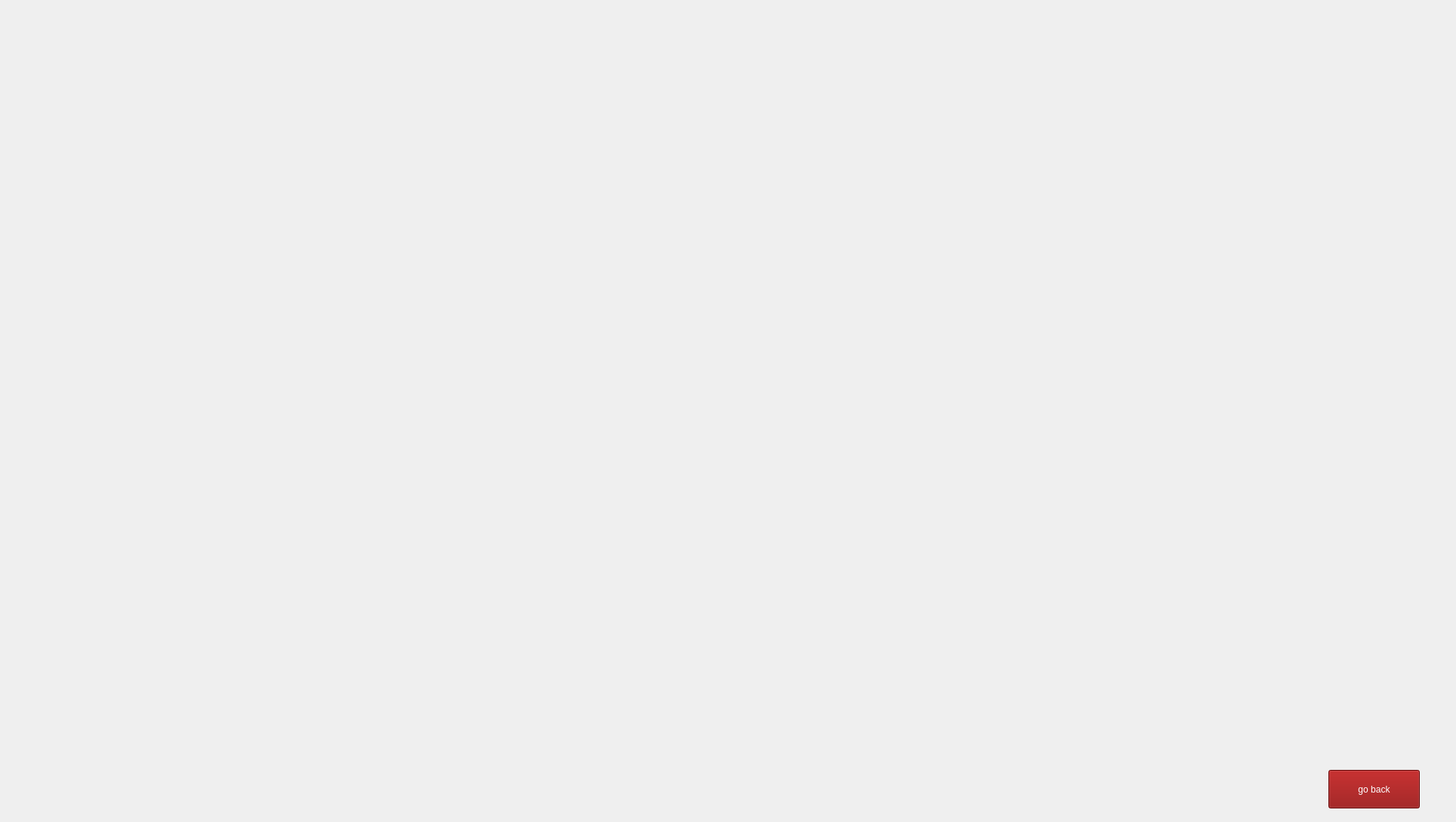
    <widget class="QWidget" name="loginmempadel">
     <widget class="QLabel" name="loginmemberbg">
      <property name="geometry">
       <rect>
        <x>0</x>
        <y>0</y>
        <width>1920</width>
        <height>1080</height>
       </rect>
      </property>
      <property name="text">
       <string/>
      </property>
      <property name="pixmap">
       <pixmap resource="bgi.qrc">:/new/prefix1/bgi/memberloginpadel.jpg</pixmap>
      </property>
      <property name="scaledContents">
       <bool>true</bool>
      </property>
     </widget>
     <widget class="QLineEdit" name="id_member_2">
      <property name="geometry">
       <rect>
        <x>350</x>
        <y>530</y>
        <width>361</width>
        <height>61</height>
       </rect>
      </property>
      <property name="styleSheet">
       <string notr="true">font: 30pt &quot;Segoe UI&quot;;
background: transparent;
border:transparent;</string>
      </property>
      <property name="inputMethodHints">
       <set>Qt::InputMethodHint::ImhDigitsOnly</set>
      </property>
      <property name="text">
       <string/>
      </property>
      <property name="clearButtonEnabled">
       <bool>false</bool>
      </property>
     </widget>
     <widget class="QPushButton" name="logmembtn_2">
      <property name="geometry">
       <rect>
        <x>410</x>
        <y>780</y>
        <width>181</width>
        <height>81</height>
       </rect>
      </property>
      <property name="cursor">
       <cursorShape>PointingHandCursor</cursorShape>
      </property>
      <property name="styleSheet">
       <string notr="true">QPushButton {
    background-color: transparent;
    border: none;
}

QPushButton:hover {
    background-color: rgba(0,0, 0, 30); 
    border-radius: 10px;
}
</string>
      </property>
      <property name="text">
       <string/>
      </property>
     </widget>
     <widget class="QPushButton" name="back_to_padelsys">
      <property name="geometry">
       <rect>
        <x>1760</x>
        <y>1020</y>
        <width>121</width>
        <height>51</height>
       </rect>
      </property>
      <property name="cursor">
       <cursorShape>PointingHandCursor</cursorShape>
      </property>
      <property name="styleSheet">
       <string notr="true">
QPushButton {
    background-color: rgb(138, 0, 0);
font: 24pt &quot;Microsoft Tai Le&quot;;
color: white;
}

QPushButton:hover {
    background-color: rgba(200, 0, 0, 30); 
    border-radius: 10px;
}
</string>
      </property>
      <property name="text">
       <string>go back</string>
      </property>
     </widget>
    </widget>
